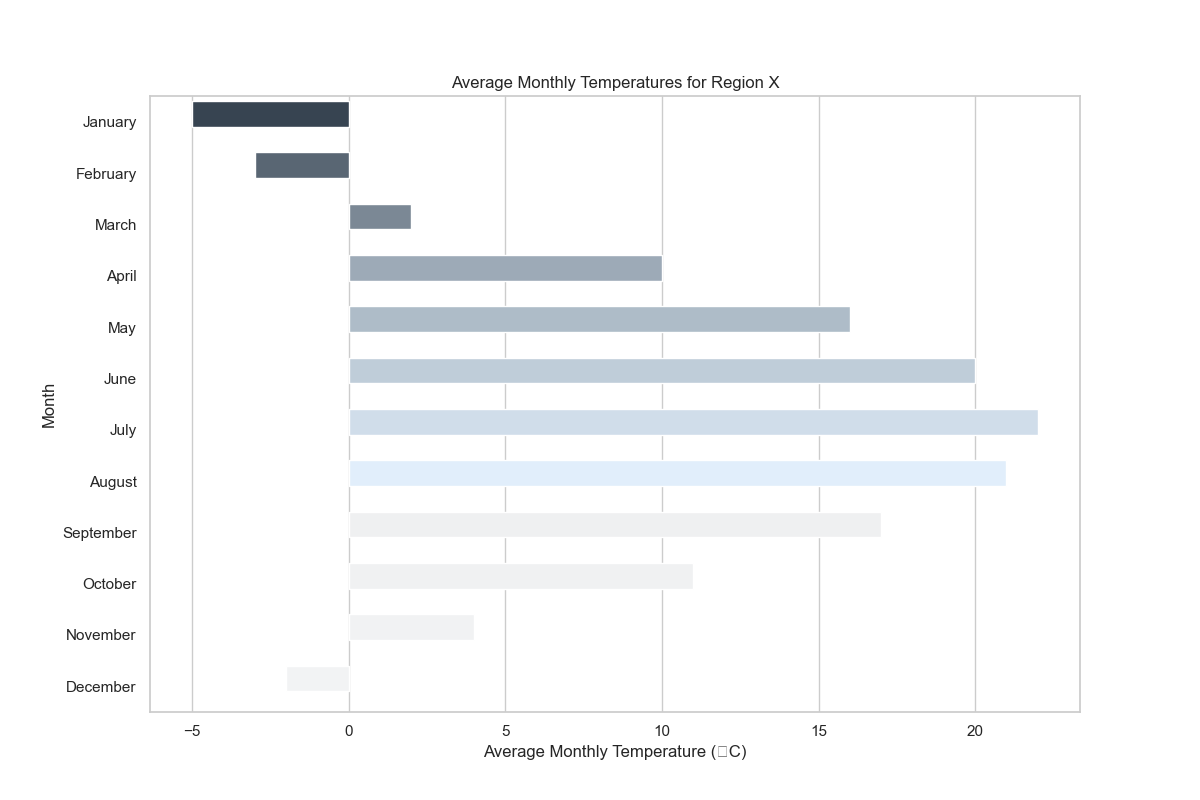

Generate this figure with Python:

import seaborn as sns
import pandas as pd
import matplotlib.pyplot as plt

# Prepare the data
data = {
    "Month": ["January", "February", "March", "April", "May", "June", 
              "July", "August", "September", "October", "November", "December"],
    "Temperature": [-5, -3, 2, 10, 16, 20, 22, 21, 17, 11, 4, -2]
}

# Convert the dictionary to a pandas DataFrame
df = pd.DataFrame(data)

# Create a horizontal bar chart
plt.figure(figsize=(12, 8))  # Change the size of the chart
sns.set_theme(style="whitegrid")
ax = sns.barplot(
    x="Temperature",
    y="Month",
    data=df,
    palette=["#334455", "#556677", "#778899", "#99aabb", "#aabccc", "#bbcddd",
             "#ccddee", "#ddeeff", "#eff0f1", "#f0f1f2", "#f1f2f3", "#f2f3f4"],
    orient="h",
    dodge=False)  # Horizontal bar chart

# Set the width of the bars for better clarity
for bar in ax.patches:
    bar.set_height(0.5)  # Change the height of the bars (which is effectively the width in a horizontal bar chart)

# Customizing chart
ax.set_xlabel("Average Monthly Temperature (°C)")  # Modify x-axis label
ax.set_title("Average Monthly Temperatures for Region X")  # Change headline

plt.show()
